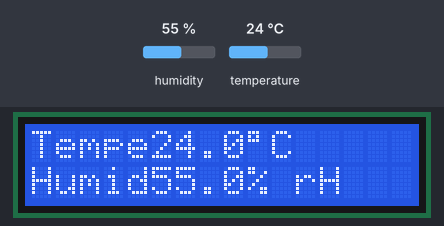
This sketch was run on a simulated ESP32. Parts: 16×2 character LCD. The test bench sets the inputs (shaded band); at power-on: humidity 55 %, temperature 24 °C. WiFi joins after 1.5 s; servers stay silent unless stated; no MQTT or app messages arrive unless stated; what the sketch prints to the serial monitor is not drawn.

Above: at 5.7 s.
5.8 s: humidity set to 22 %
At 10.9 s:
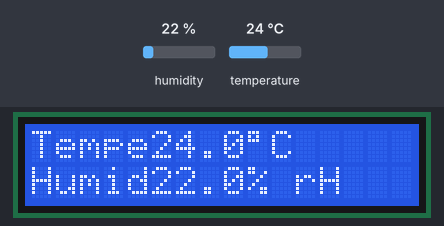
13.3 s: temperature set to 12 °C
At 15.9 s:
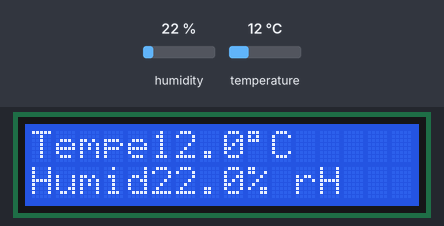
20.8 s: humidity set to 40 %
At 25.9 s:
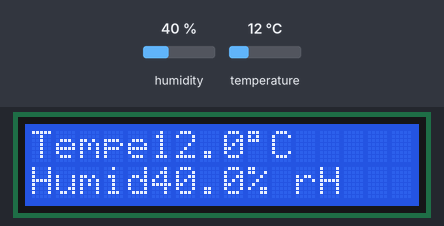
28.3 s: temperature set to 19 °C
At 30.9 s:
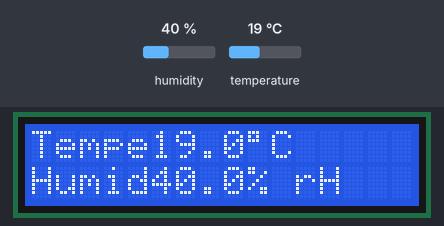
Timing chart, 0 to 32.4 s (numbered marks = the images above; inputs shaded):
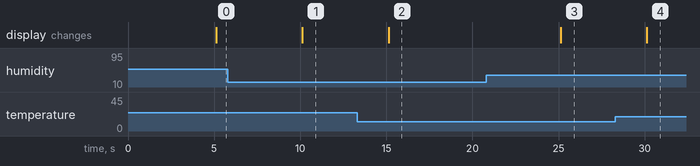

The sketch:

tes_mqtt.ino
```cpp
#include <WiFi.h>
extern "C" {
  #include "freertos/FreeRTOS.h"
  #include "freertos/timers.h"
}
#include <AsyncMqttClient.h>
#include <LiquidCrystal_I2C.h>
#include <Adafruit_AHT10.h>

// Masukkan  identitas WiFi Anda di sini

#define WIFI_SSID "?"
#define WIFI_PASSWORD "a1a2a3q1q2q3"

// Masukkan  identitas MQTT Anda di sini

#define MQTT_HOST "broker.hivemq.com"
#define MQTT_PORT 1883

// Masukkan topik MQTT yang hendak Anda publish di sini

#define MQTT_TEMP_TOPIC "esp32/temperature"
#define MQTT_HUMIDITY_TOPIC "esp32/humidity"

int lcdColumns = 16;
int lcdRows = 2;

Adafruit_AHT10 aht10;

LiquidCrystal_I2C lcd(0x27, lcdColumns, lcdRows);

byte derajat_simbol = B11011111;

AsyncMqttClient mqttClient;
TimerHandle_t mqttReconnectTimer;
TimerHandle_t wifiReconnectTimer;

unsigned long previousMillis = 0;
const long interval = 5000;

int i = 0;

// Fungsi untuk menghubungkan ke WiFi

void connectToWifi() {
  Serial.println("Menyambungkan ke jaringan Wi-Fi...");
  WiFi.begin(WIFI_SSID, WIFI_PASSWORD);
}

// Fungsi untuk menghubungkan ke MQTT Broker

void connectToMqtt() {
  Serial.println("Menyambungkan ke MQTT...");
  mqttClient.connect();
}

// Fungsi untuk mengecek koneksi WiFi

void WiFiEvent(WiFiEvent_t event) {
  Serial.printf("[WiFi-event] event: %d\n", event);
  switch(event) {
    case SYSTEM_EVENT_STA_GOT_IP:
      Serial.println("WiFi berhasil tersambung");
      Serial.println("IP address: ");
      Serial.println(WiFi.localIP());
      connectToMqtt();
      break;
    case SYSTEM_EVENT_STA_DISCONNECTED:
      Serial.println("WiFi putus koneksi");
      xTimerStop(mqttReconnectTimer, 0); // ensure we don't reconnect to MQTT while reconnecting to Wi-Fi
      xTimerStart(wifiReconnectTimer, 0);
      break;
  }
}

// Fungsi untuk mengecek koneksi MQTT, apakah sudah tersambung

void onMqttConnect(bool sessionPresent) {
  Serial.println("Tersambung ke MQTT.");
  Serial.print("Session present: ");
  Serial.println(sessionPresent);
}

// Fungsi untuk mengecek koneksi MQTT, apabila terputus

void onMqttDisconnect(AsyncMqttClientDisconnectReason reason) {
  Serial.println("Terputus dari MQTT.");

  if (WiFi.isConnected()) {
    xTimerStart(mqttReconnectTimer, 0);
  }
}

// Fungsi untuk mengecek publish MQTT, apakah telah diketahui oleh broker

void onMqttPublish(uint16_t packetId) {
  Serial.println("Publish diketahui.");
  Serial.print("  packetId: ");
  Serial.println(packetId);
}

// Setup

void setup()
{
  Serial.begin(115200);
  Serial.println();

  aht10.begin();
  lcd.init();
  lcd.backlight();

  mqttReconnectTimer = xTimerCreate("mqttTimer", pdMS_TO_TICKS(2000), pdFALSE, (void *)0, reinterpret_cast<TimerCallbackFunction_t>(connectToMqtt));
  wifiReconnectTimer = xTimerCreate("wifiTimer", pdMS_TO_TICKS(2000), pdFALSE, (void *)0, reinterpret_cast<TimerCallbackFunction_t>(connectToWifi));

  WiFi.onEvent(WiFiEvent);

  mqttClient.onConnect(onMqttConnect);
  mqttClient.onDisconnect(onMqttDisconnect);
  mqttClient.onPublish(onMqttPublish);
  mqttClient.setServer(MQTT_HOST, MQTT_PORT);

  connectToWifi();
}

void loop()
{
  unsigned long currentMillis = millis();
  if (currentMillis - previousMillis >= interval) {
    previousMillis = currentMillis;

    sensors_event_t humidity, temp;
    aht10.getEvent(&humidity, &temp);

    // Menampilkan data ke LCD

    lcd.setCursor(0,0);
    lcd.print("Temperature :");
    lcd.setCursor(5,0);
    lcd.print(temp.temperature);
    lcd.setCursor(9,0);
    lcd.write(derajat_simbol);
    lcd.setCursor(10,0);
    lcd.print("C");
    lcd.setCursor(12,0);
    lcd.print("   ");

    lcd.setCursor(0,1);
    lcd.print("Humidity :");
    lcd.setCursor(5,1);
    lcd.print(humidity.relative_humidity);
    lcd.setCursor(9,1);
    lcd.print("% rH");

    float t = temp.temperature;
    float h = humidity.relative_humidity;

    char tempChar[10];
    dtostrf(t, 4, 2, tempChar);
    char humidityChar[10];
    dtostrf(h, 4, 2, humidityChar);

    // Publish data ke MQTT Broker

    mqttClient.publish(MQTT_TEMP_TOPIC, 0, false, tempChar);
    mqttClient.publish(MQTT_HUMIDITY_TOPIC, 0, false, humidityChar);

    // Menampilkan data ke Serial Monitor

    Serial.print("Temperature: ");
    Serial.print(temp.temperature);
    Serial.print(" *C, Humidity: ");
    Serial.print(humidity.relative_humidity);
    Serial.println(" % rH");

    Serial.print("Telah di publish pada QoS 0, dengan packetId: ");
    Serial.println(i);
    i++;
  }
}
```

Measured:
- after the input at 5.8 s, the display: changes after 4.3 s (image 1)
- after the input at 13.3 s, the display: changes after 1.8 s (image 2)
- after the input at 20.8 s, the display: changes after 4.3 s (image 3)
- after the input at 28.3 s, the display: changes after 1.8 s (image 4)
